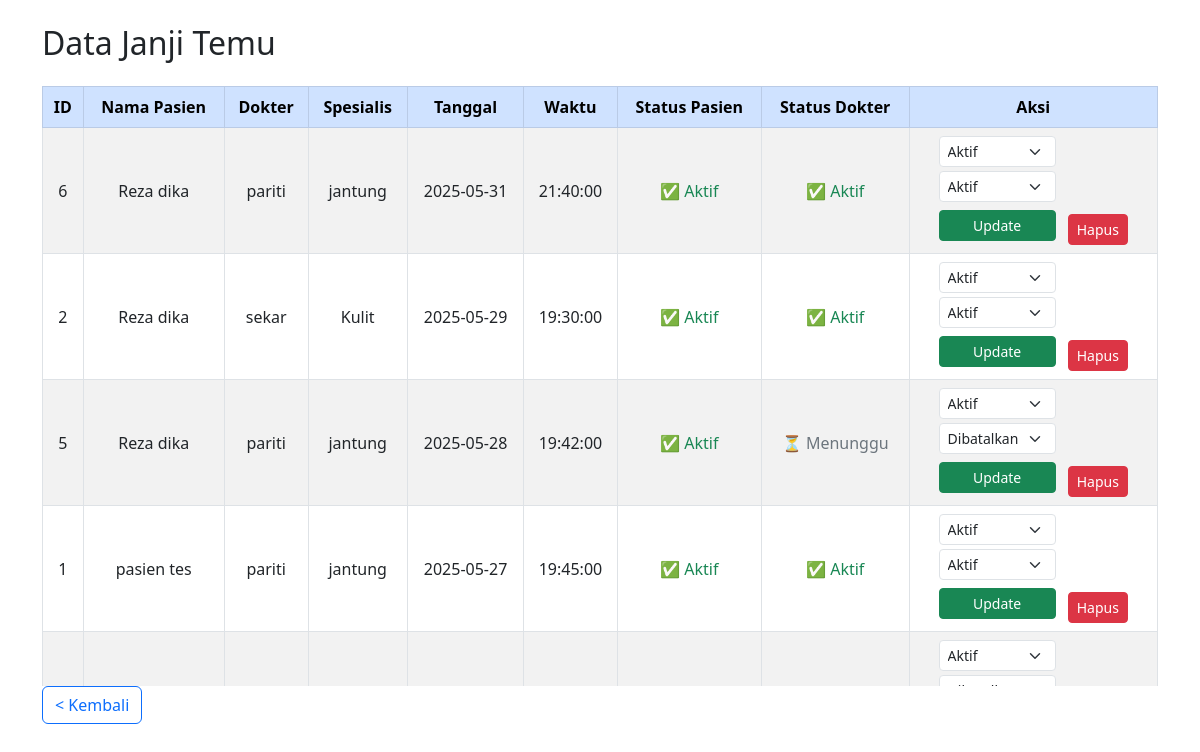
The app's page /admin/data_janji_temu.php with its own data.
### tables this page shows
CREATE TABLE `appointmenttb` (
  `appID` int NOT NULL,
  `pid` int DEFAULT NULL,
  `dokter_id` int DEFAULT NULL,
  `fname` varchar(100) DEFAULT NULL,
  `lname` varchar(100) DEFAULT NULL,
  `gender` varchar(10) DEFAULT NULL,
  `email` varchar(100) DEFAULT NULL,
  `contact` varchar(20) DEFAULT NULL,
  `docFees` int DEFAULT NULL,
  `appdate` date DEFAULT NULL,
  `apptime` time DEFAULT NULL,
  `userStatus` tinyint(1) DEFAULT NULL,
  `doctorStatus` tinyint(1) DEFAULT NULL
);

CREATE TABLE `patreg` (
  `pid` int NOT NULL,
  `fname` varchar(100) DEFAULT NULL,
  `lname` varchar(100) DEFAULT NULL,
  `gender` varchar(10) DEFAULT NULL,
  `email` varchar(100) DEFAULT NULL,
  `contact` varchar(20) DEFAULT NULL,
  `password` varchar(100) DEFAULT NULL,
  `cpassword` varchar(100) DEFAULT NULL
);

CREATE TABLE `doctb` (
  `dokter_id` int NOT NULL,
  `username` varchar(50) NOT NULL,
  `password` varchar(100) NOT NULL,
  `doctorname` varchar(100) DEFAULT NULL,
  `email` varchar(100) DEFAULT NULL,
  `spec` varchar(100) DEFAULT NULL
);

### admin/data_janji_temu.php (the view, shortened to what this page needs)
<?php
include '../config.php';
$sql = "SELECT a.appID, a.appdate, a.apptime, a.userStatus, a.doctorStatus,
        p.fname AS pasien_fname, p.lname AS pasien_lname,
        d.doctorname, d.spec
        FROM appointmenttb a
        JOIN patreg p ON a.pid = p.pid
        JOIN doctb d ON a.dokter_id = d.dokter_id
        ORDER BY a.appdate DESC, a.apptime DESC";
$result = mysqli_query($conn, $sql);
?>
<!DOCTYPE html>
<html lang="id">
<head>
    <link href="https://cdn.jsdelivr.net/npm/bootstrap@5.3.0/dist/css/bootstrap.min.css" rel="stylesheet">
</head>
<body>
<div class="container my-4">
    <h2 class="mb-4"> Data Janji Temu</h2>
    <div class="table-responsive">
    <table class="table table-bordered table-striped align-middle text-center">
        <thead class="table-primary">
            <tr>
                <th>ID</th>
                <th>Nama Pasien</th>
                <th>Dokter</th>
                <th>Spesialis</th>
                <th>Tanggal</th>
                <th>Waktu</th>
                <th>Status Pasien</th>
                <th>Status Dokter</th>
                <th>Aksi</th>
            </tr>
        </thead>
        <tbody>
        <?php if(mysqli_num_rows($result) > 0): ?>
            <?php while($row = mysqli_fetch_assoc($result)): ?>
                <tr>
                    <td><?= htmlspecialchars($row['appID']) ?></td>
                    <td><?= htmlspecialchars($row['pasien_fname'] . ' ' . $row['pasien_lname']) ?></td>
                    <td><?= htmlspecialchars($row['doctorname']) ?></td>
                    <td><?= htmlspecialchars($row['spec']) ?></td>
                    <td><?= htmlspecialchars($row['appdate']) ?></td>
                    <td><?= htmlspecialchars($row['apptime']) ?></td>
                    <td>
                        <?php
                        if ($row['userStatus'] === null) echo '<span class="text-secondary">⏳ Menunggu</span>';
                        elseif ($row['userStatus'] == 1) echo '<span class="text-success">✅ Aktif</span>';
                        else echo '<span class="text-danger">❌ Dibatalkan</span>';
                        ?>
                    </td>
                    <td>
                        <?php
                        if ($row['doctorStatus'] === null) echo '<span class="text-secondary">⏳ Menunggu</span>';
                        elseif ($row['doctorStatus'] == 1) echo '<span class="text-success">✅ Aktif</span>';
                        else echo '<span class="text-danger">❌ Dibatalkan</span>';
                        ?>
                    </td>
                    <td>
                        <form class="inline" method="post" action="">
                            <select name="userStatus" class="form-select form-select-sm mb-1" required>
                                <option value="1" <?= $row['userStatus'] == 1 ? 'selected' : '' ?>>Aktif</option>
                            </select>
                            <select name="doctorStatus" class="form-select form-select-sm mb-2" required>
                                <option value="1" <?= $row['doctorStatus'] == 1 ? 'selected' : '' ?>>Aktif</option>
                                <option value="0" <?= $row['doctorStatus'] == 0 ? 'selected' : '' ?>>Dibatalkan</option>
                            </select>
                            <button type="submit" name="update_status" class="btn btn-sm btn-success update-btn w-100">Update</button>
                        </form>
                        <form class="inline" method="get" action="" onsubmit="return confirm('Yakin ingin menghapus janji temu ini?');">
                            <button type="submit" class="btn btn-sm btn-danger mt-2 w-100">Hapus</button>
                        </form>
                    </td>
                </tr>
            <?php endwhile; ?>
        <?php else: ?>
            <tr><td colspan="9">Tidak ada janji temu.</td></tr>
        <?php endif; ?>
        </tbody>
    </table>
    </div>
    <a href="../admin_dashboard.php" class="btn btn-outline-primary mb-3"> < Kembali </a>
</div>
</body>
</html>

### admin/data_janji_temu.php (style rules this page uses)
form.inline { display: inline-block; margin: 0 0.25rem; }
.table-responsive { max-height: 600px; overflow-y: auto; }
button.update-btn { min-width: 75px; }

### records on screen
appointmenttb: appID "6", pid.lname "Reza dika", dokter.doctorname "pariti", dokter.spec "jantung", appdate "2025-05-31", apptime "21:40:00", shows "✅ Aktif", userStatus "Aktif", doctorStatus "Aktif"
appointmenttb: appID "2", pid.lname "Reza dika", dokter.doctorname "sekar", dokter.spec "Kulit", appdate "2025-05-29", apptime "19:30:00", shows "✅ Aktif", userStatus "Aktif", doctorStatus "Aktif"
appointmenttb: appID "5", pid.lname "Reza dika", dokter.doctorname "pariti", dokter.spec "jantung", appdate "2025-05-28", apptime "19:42:00", shows "✅ Aktif", shows "⏳ Menunggu", userStatus "Aktif", doctorStatus "Dibatalkan"
appointmenttb: appID "1", pid.lname "pasien tes", dokter.doctorname "pariti", dokter.spec "jantung", appdate "2025-05-27", apptime "19:45:00", shows "✅ Aktif", userStatus "Aktif", doctorStatus "Aktif"
appointmenttb: userStatus "Aktif", doctorStatus "Dibatalkan"
